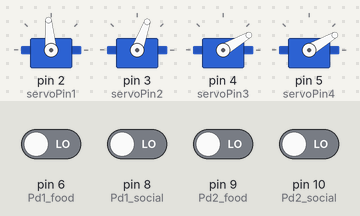
A sketch run on a simulated Arduino Uno, built with avr-gcc and run on an emulated ATmega328P. On the bench: 4 × servo. Inputs (shaded band) come from the test bench; at power-on: pin 6 (Pd1_food), pin 8 (Pd1_social), pin 9 (Pd2_food), pin 10 (Pd2_social) LOW. What the sketch prints to the serial monitor is not drawn.

Above: at 7.2 s.
7.3 s: pin 6 (Pd1_food) driven HIGH
At 7.6 s:
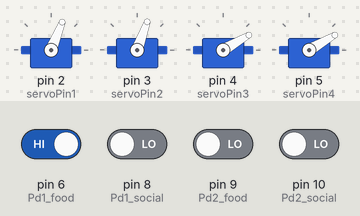
8.8 s: pin 9 (Pd2_food) driven HIGH
At 10.0 s:
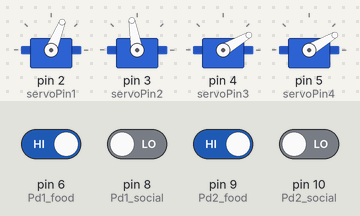
10.3 s: pin 6 (Pd1_food) driven LOW
At 11.2 s:
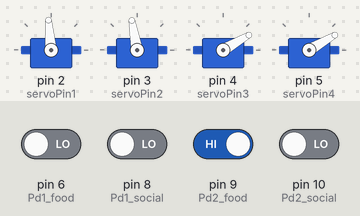
11.8 s: pin 8 (Pd1_social) driven HIGH
At 12.3 s:
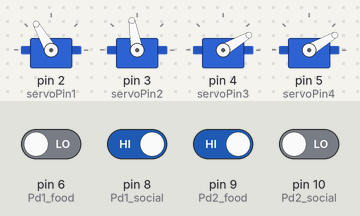
13.3 s: pin 9 (Pd2_food) driven LOW
At 14.5 s:
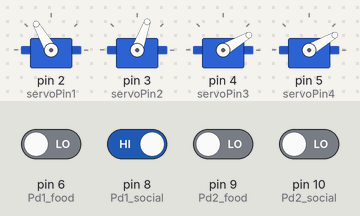
14.8 s: pin 8 (Pd1_social) driven LOW
At 15.8 s:
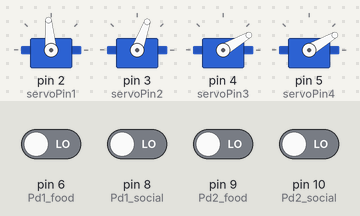
Timing chart, 0 to 17.3 s (numbered marks = the images above; inputs shaded):
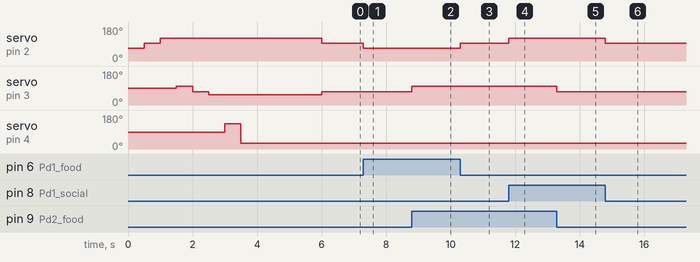

Measured:
- after the input at 7.3 s, servo on pin 2 (servoPin1): 95° → 68° at once
- after the input at 8.8 s, servo on pin 3 (servoPin2): 70° → 100° at once
- after the input at 10.3 s, servo on pin 2 (servoPin1): 68° → 95° at once
- after the input at 11.8 s, servo on pin 2 (servoPin1): 95° → 120° at once
- after the input at 13.3 s, servo on pin 3 (servoPin2): 100° → 70° at once
- after the input at 14.8 s, servo on pin 2 (servoPin1): 120° → 95° at once

The sketch:

arduino_pi_servo.ino
```cpp
#include<Servo.h>
Servo servo1;     // Servo 1
#include<Servo.h>
Servo servo2;
#include<Servo.h>
Servo servo3;
#include<Servo.h>
Servo servo4;

const int servoPin1 = 2;      // output to servos 1-4
const int servoPin2 = 3;
const int servoPin3 = 4;
const int servoPin4 = 5;
int d1_f=LOW;

                           //servo positions; calibrate manually
//SERVO 1
const int d1_food = 68;
const int d1_social = 120;
const int d1_close = 95;

//SERVO 2
const int d2_food = 100;
const int d2_social = 53;
const int d2_close = 70;

const int d3_food = 135;
const int d3_social = 30;
const int d3_close = 30;

const int d4_food = 135;
const int d4_social = 30;
const int d4_close = 30;

const int Pd1_food = 6;  // input commands from Pi
const int Pd1_social = 8;

const int Pd2_food = 9;
const int Pd2_social = 10;

const int Pd3_food = 7;
const int Pd3_social = 11;

const int Pd4_food = 12;
const int Pd4_social = 13;

void setup() {
  // put your setup code here, to run once:

//check door operation
servo1.attach(servoPin1);
servo1.write(d1_food);
delay(500);
servo1.write(d1_close);
delay(500);
servo1.write(d1_social);
delay(500);
servo2.attach(servoPin2);
servo2.write(d2_food);
delay(500);
servo2.write(d2_close);
delay(500);
servo2.write(d2_social);
delay(500);
servo3.attach(servoPin3);
servo3.write(d3_food);
delay(500);
servo3.write(d3_close);
delay(500);
servo3.write(d3_social);
delay(500);
servo4.attach(servoPin4);
servo4.write(d4_food);
delay(500);
servo4.write(d4_close);
delay(500);
servo4.write(d4_social);
delay(500);

pinMode(Pd1_food, INPUT);// input commands from Pi
pinMode(Pd1_social, INPUT);
pinMode(Pd2_food, INPUT);
pinMode(Pd2_social, INPUT);
pinMode(Pd3_food, INPUT);// input commands from Pi
pinMode(Pd3_social, INPUT);
pinMode(Pd4_food, INPUT);
pinMode(Pd4_social, INPUT);

Serial.begin(9600);
}

void loop() {
  // put your main code here, to run repeatedly:
d1_f=digitalRead(Pd1_food);
Serial.println(d1_f);

//SERVO 1

if ((digitalRead(Pd1_social) == HIGH))
  {
  servo1.write(d1_social);
  }
if ((digitalRead(Pd1_food) == HIGH))
  {
  servo1.write(d1_food);
  }
if ((digitalRead(Pd1_food) == LOW) && (digitalRead(Pd1_social) == LOW))
  {
    servo1.write(d1_close);
  }

//SERVO 2
if ((digitalRead(Pd2_social) == HIGH))
  {
  servo2.write(d2_social);
  }
if ((digitalRead(Pd2_food) == HIGH))
  {
  servo2.write(d2_food);
  }
if ((digitalRead(Pd2_food) == LOW) && (digitalRead(Pd2_social) == LOW))
  {
    servo2.write(d2_close);
  }

//TEST AND COMPLETE FOR SERVOS 2-4
}
```
